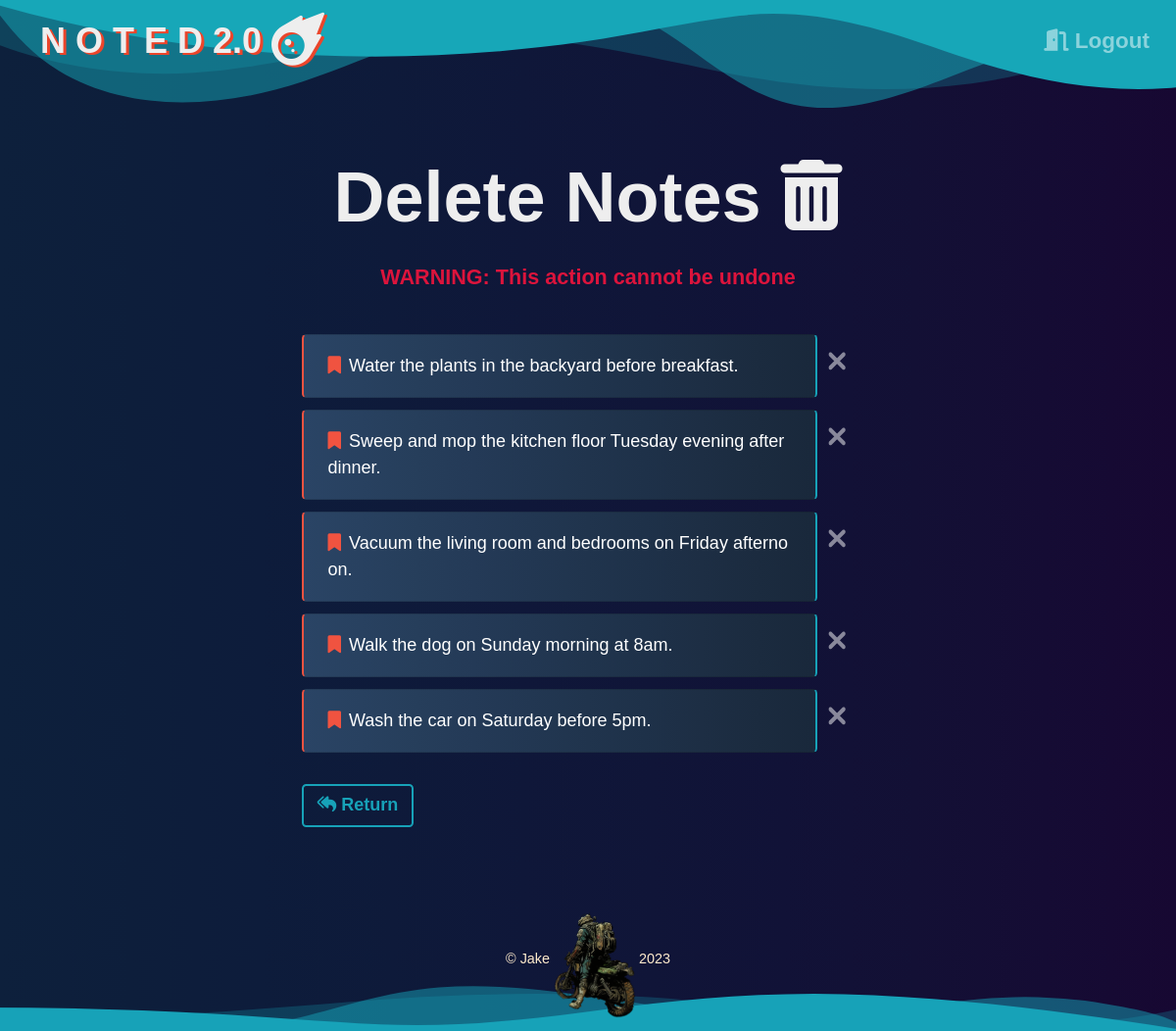
The page /note_bin (signed in) on the database its author committed.
### Website/models.py (models this page shows, shortened)
class Note(db.Model):
    id = db.Column(db.Integer, primary_key=True)
    user_id = db.Column(db.Integer, db.ForeignKey('user.id'))
    note_data = db.Column(db.String(10000))
    date = db.Column(db.DateTime(timezone=True), default=Current_Time)

### Website/views.py (the view)
@views.route('/note_bin', methods=['GET', 'POST'])
@login_required
def note_bin():
    return render_template("note_bin.html", user=current_user)

### Website/__init__.py (called while the page is built)
def create_app():
    app = Flask(__name__)
    app.config['SECRET_KEY'] = 'FUN AI'
    app.config['SQLALCHEMY_DATABASE_URI'] = f'sqlite:///{DB_NAME}'
    db.init_app(app)
    from .views import views
    from .auth import auth
    app.register_blueprint(views, url_prefix='/')
    app.register_blueprint(auth, url_prefix='/')
    from .models import User, Note
    create_database(app)
    login_manager = LoginManager()
    login_manager.login_view = 'auth.login'
    login_manager.login_message = u"Log In Required"
    login_manager.init_app(app)
    @login_manager.user_loader
    def load_user(id):
        return User.query.get(int(id))
    return app

### Website/Templates/note_bin.html (shortened to what this page needs)
{% extends "base.html" %}
{% block content%}
    <h1 class="page_delete">Delete Notes&nbsp;<i class="fa-solid fa-trash-can"></i></h1>
    <h1 class="page_warning">WARNING: This action cannot be undone</h1>
    <div class="notes">
        {% for note in user.notes %}
        <div class="note_to_delete">
            <ul class="list-group bin_notegroup" id="notes">
                <li class="list-group-item bin_notelist">
                    {{ note.note_data }}
                </li>
            </ul>
        </div>
        <div class="delete_button">
            <button type="button" class="close btn delete_btn" onClick="deleteNote('{{note.id}}')">
                <i class="fa-solid fa-xmark"></i>
            </button>
        </div>
        {% endfor %}
        <div class="bin_return">
            <a class="btn btn-outline-info return" href="/"><i class="fa-solid fa-reply-all"></i>&nbsp;Return</a>
        </div>
    </div>
{% endblock %}

### rows shown on the page
Note: note_data "Water the plants in the backyard before breakfast."
Note: note_data "Sweep and mop the kitchen floor Tuesday evening after dinner."
Note: note_data "Vacuum the living room and bedrooms on Friday afternoon."
Note: note_data "Walk the dog on Sunday morning at 8am."
Note: note_data "Wash the car on Saturday before 5pm."
